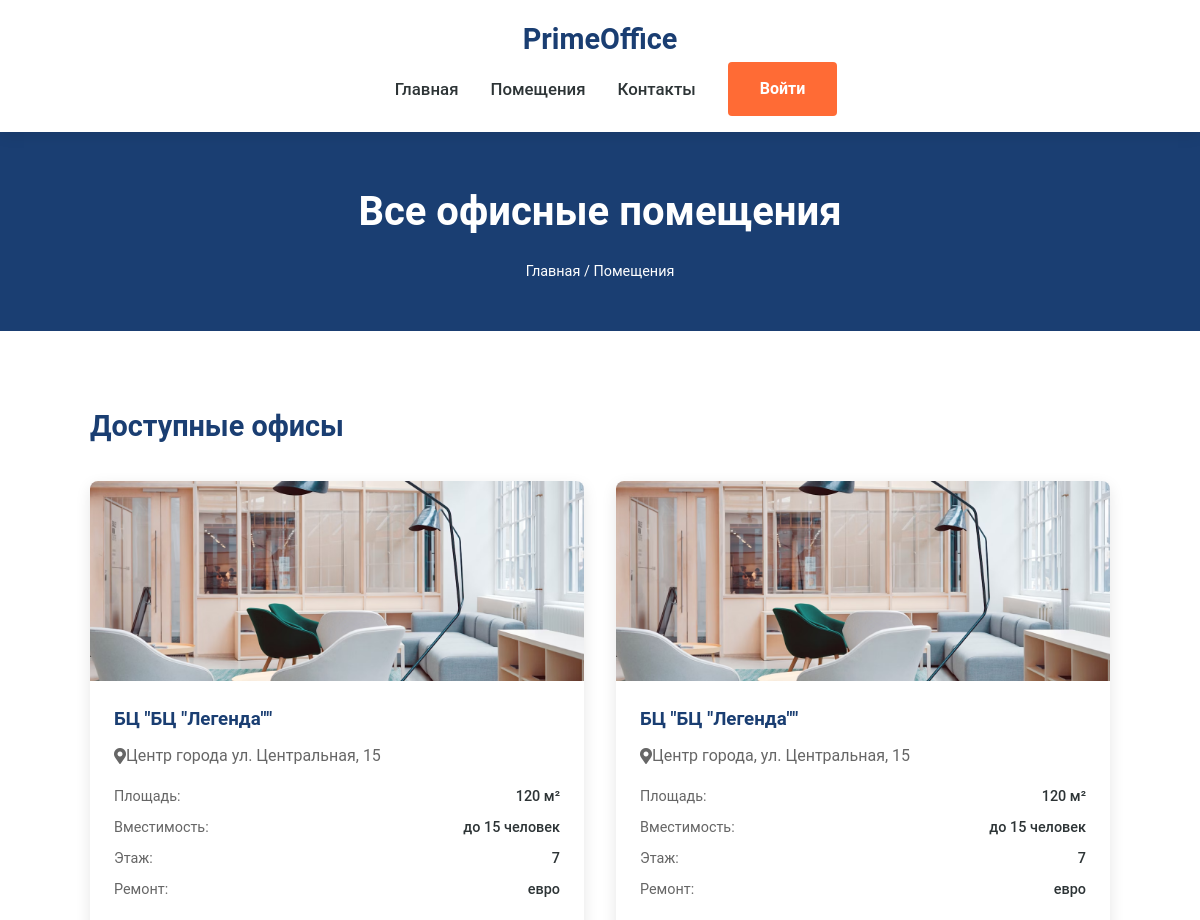
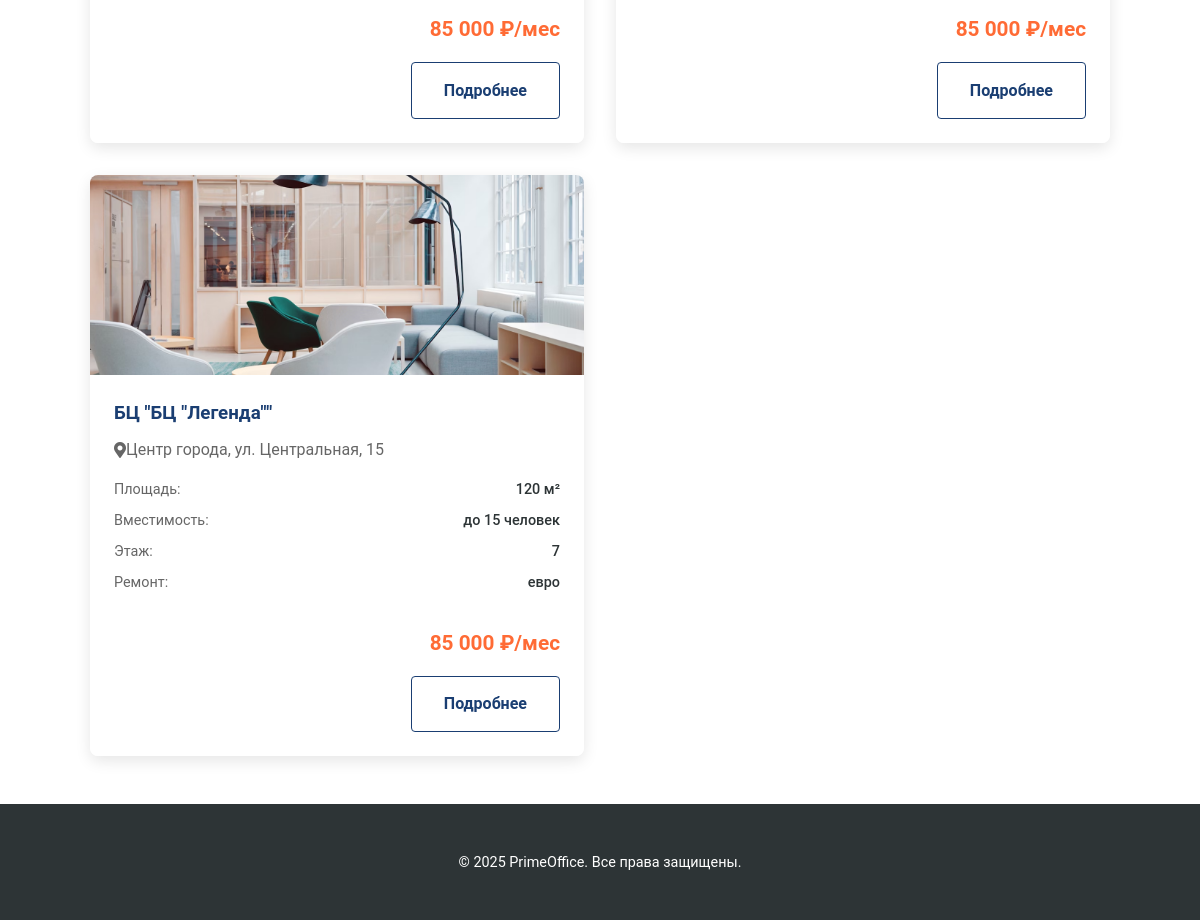
Page /offices.php on the earlier database version (2 pictures, top to bottom).
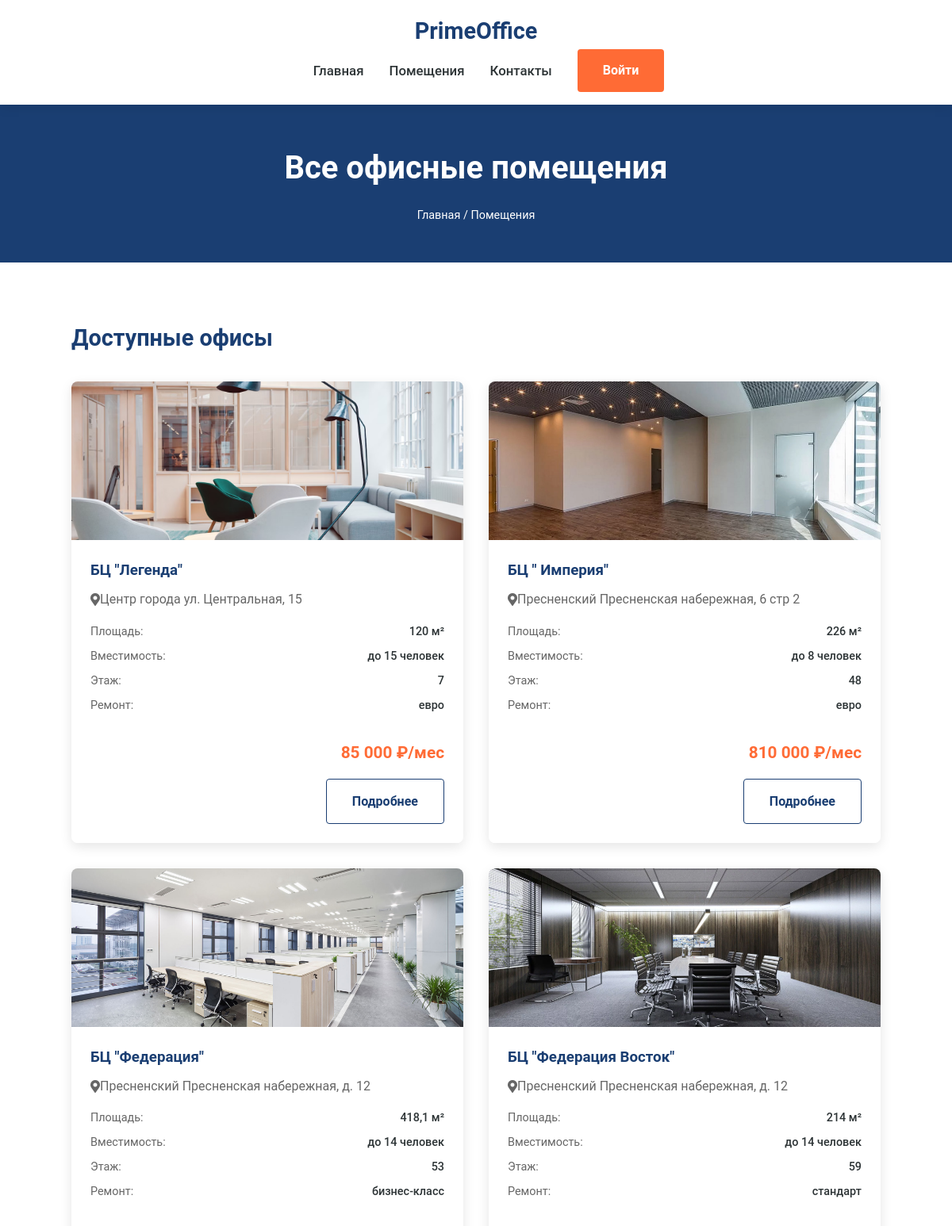
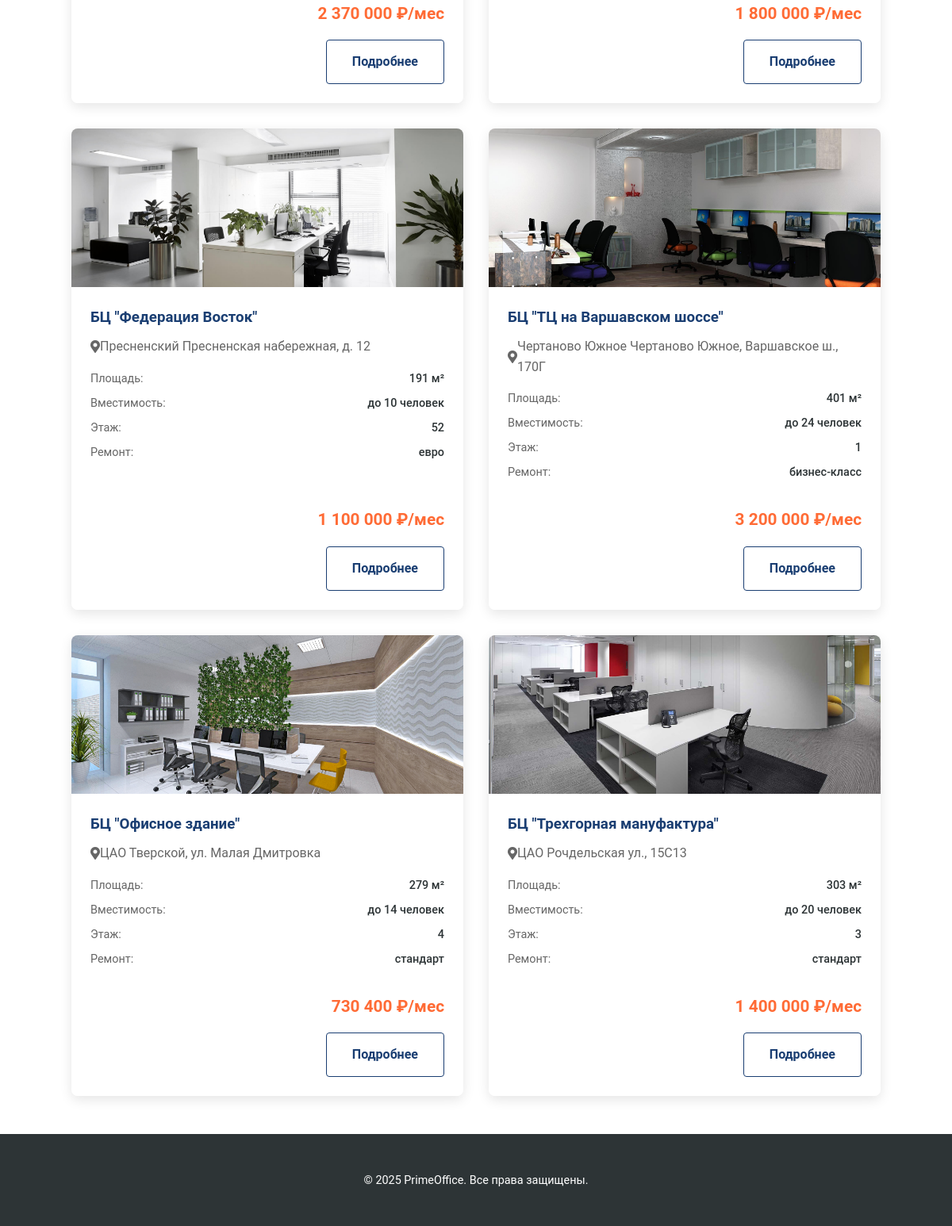
Same page on the later database version (2 pictures, top to bottom).
### tables this page shows
CREATE TABLE `offices` (
  `id` int NOT NULL,
  `business_center` varchar(32) NOT NULL,
  `office_addres` varchar(96) NOT NULL,
  `office_area` varchar(32) NOT NULL,
  `office_square` varchar(32) NOT NULL,
  `office_repair` varchar(32) NOT NULL,
  `office_floor` int NOT NULL,
  `office_capacity` int NOT NULL,
  `office_rent` varchar(32) NOT NULL,
  `image_path` varchar(32) NOT NULL
);

### public/offices.php (the view, shortened to what this page needs)
<?php
include "db.php";
include "header.php";
?>
<!DOCTYPE html>
<html lang="ru">
<head>
    <link rel="stylesheet" href="https://cdnjs.cloudflare.com/ajax/libs/font-awesome/5.15.3/css/all.min.css">
</head>
<body>
    <section class="page-header">
        <div class="container">
            <h1>Все офисные помещения</h1>
            <div class="breadcrumbs">
                <a href="index.php">Главная</a> / <span>Помещения</span>
            </div>
        </div>
    </section>
    <section class="offices">
        <div class="container">
            <h2 class="section-title">Доступные офисы</h2>
            <div class="offices-grid">
                <?php
                $stm=$pdo->query('SELECT * FROM `offices`');
                $offices=$stm->fetchAll();?>
                <?php foreach ($offices as $office){?>
                <div class="office-card">
                    <img src=".\images\office\<?=$office['image_path']?>" alt="Офис в <?=$office['business_center']?>" class="office-img">
                    <div class="office-info">
                        <h3><?='БЦ "'.$office['business_center'].'"'?></h3>
                        <div class="office-location">
                            <i class="fas fa-map-marker-alt"></i><?=$office['office_area'].' '.$office['office_addres']?>
                        </div>
                        <div class="office-features">
                            <div class="feature-item">
                                <span class="feature-name">Площадь:</span>
                                <span class="feature-value"><?=$office['office_square']?> м²</span>
                            </div>
                            <div class="feature-item">
                                <span class="feature-name">Вместимость:</span>
                                <span class="feature-value">до <?=$office['office_capacity']?> человек</span>
                            </div>
                            <div class="feature-item">
                                <span class="feature-name">Этаж:</span>
                                <span class="feature-value"><?=$office['office_floor']?></span>
                            </div>
                            <div class="feature-item">
                                <span class="feature-name">Ремонт:</span>
                                <span class="feature-value"><?=$office['office_repair']?></span>
                            </div>
                        </div>
                        <div class="office-price"><?=$office['office_rent']?> ₽/мес</div>
                        <div class="office-actions">
                            <a href="office_book.php?office=<?=$office['id']?>" class="btn btn-secondary">Подробнее</a>
                        </div>
                    </div>
                </div>
                <?}?>
        </div>
    </section>
    <?php include "footer.php"; ?>
</body>
</html>

### public/header.php (shortened to what this page needs)
<header>
    <div class="container">
        <div class="header-content">
            <a href="index.php" class="logo">PrimeOffice</a>
            <nav>
                <ul>
                    <li><a href="index.php">Главная</a></li>
                    <li><a href="offices.php">Помещения</a></li>
                    <li><a href="index.php#contacts">Контакты</a></li>
                    <?php if (empty($_SESSION['login'])) {
                        echo '<li><a href="login.php" class="btn_header">Войти</a></li>';
                    } else {
                        echo '<li><a href="account.php" class="btn_header">Личный кабинет</a></li>';
                    }?>
                </ul>
            </nav>
        </div>
    </div>
</header>

### public/footer.php (shortened to what this page needs)
<footer>
        <div class="container">
            <p>&copy; 2025 PrimeOffice. Все права защищены.</p>
        </div>
    </footer>

### public/header.php (style rules this page uses)
:root { --primary-color: #1a3e72; --secondary-color: #ff6b35; --accent-color: #004e89; --light-color: #f7f9fc; --dark-color: #2d3436; }
body { font-family: 'Roboto', 'Helvetica Neue', Arial, sans-serif; margin: 0; padding: 0; color: var(--dark-color); line-height: 1.6; }
header { background-color: white; box-shadow: 0 2px 15px rgba(0,0,0,0.1); position: sticky; top: 0; z-index: 100; }
.container { width: 85%; max-width: 1200px; margin: 0 auto; }
.header-content { display: flex; justify-content: space-between; align-items: center; padding: 1rem 0; flex-direction: column; }
.logo { font-size: 1.8rem; font-weight: 700; color: var(--primary-color); text-decoration: none; }
nav ul { display: flex; list-style: none; margin: 0; padding: 0; }
nav ul li { margin-left: 2rem; box-sizing: border-box; }
nav li { display: flex; align-items: center; }
nav ul li a { color: var(--dark-color); text-decoration: none; font-weight: 500; transition: color 0.3s; font-size: 1.05rem; }
.btn_header { display: inline-block; background-color: var(--secondary-color); color: white; padding: 0.9rem 2rem; border-radius: 4px; text-decoration: none; font-weight: 600; transition: all 0.3s; border: none; cursor: pointer; font-size: 1rem; }

### public/offices.php (style rules this page uses)
:root { --primary-color: #1a3e72; --secondary-color: #ff6b35; --accent-color: #004e89; --light-color: #f7f9fc; --dark-color: #2d3436; }
body { font-family: 'Roboto', 'Helvetica Neue', Arial, sans-serif; margin: 0; padding: 0; color: var(--dark-color); line-height: 1.6; }
.page-header { background-color: var(--primary-color); color: white; padding: 3rem 0; text-align: center; }
.page-header h1 { font-size: 2.5rem; margin: 0; }
.breadcrumbs { margin-top: 1rem; font-size: 0.9rem; }
.breadcrumbs a { color: white; text-decoration: none; }
.btn { display: inline-block; background-color: var(--secondary-color); color: white; padding: 0.9rem 2rem; border-radius: 4px; text-decoration: none; font-weight: 600; transition: all 0.3s; border: none; cursor: pointer; font-size: 1rem; }
.btn-secondary { background-color: white; color: var(--primary-color); border: 1px solid var(--primary-color); }
.offices { padding: 3rem 0; }
.section-title { margin-bottom: 2rem; font-size: 1.8rem; color: var(--primary-color); }
.offices-grid { display: grid; grid-template-columns: repeat(auto-fill, minmax(350px, 1fr)); gap: 2rem; }
.office-card { border-radius: 8px; overflow: hidden; box-shadow: 0 5px 15px rgba(0,0,0,0.1); transition: transform 0.3s; display: flex; flex-direction: column; }
.office-img { height: 200px; width: 100%; object-fit: cover; }
.office-info { padding: 1.5rem; background: white; flex-grow: 1; display: flex; flex-direction: column; }
.office-info h3 { margin: 0 0 0.5rem; color: var(--primary-color); }
.office-location { color: #666; margin-bottom: 1rem; display: flex; align-items: center; }
.office-features { margin-bottom: 1.5rem; flex-grow: 1; }
.feature-item { display: flex; justify-content: space-between; margin-bottom: 0.5rem; font-size: 0.9rem; }
.feature-name { color: #666; }
.feature-value { font-weight: 500; }
.office-price { font-weight: 700; color: var(--secondary-color); font-size: 1.3rem; margin-bottom: 1rem; text-align: right; }
.office-actions { display: flex; justify-content: flex-end; align-items: center; }
footer { background-color: var(--dark-color); color: white; text-align: center; padding: 2rem 0; font-size: 0.9rem; }

### public/footer.php (style rules this page uses)
:root { --primary-color: #1a3e72; --secondary-color: #ff6b35; --accent-color: #004e89; --light-color: #f7f9fc; --dark-color: #2d3436; }
body { font-family: 'Roboto', 'Helvetica Neue', Arial, sans-serif; margin: 0; padding: 0; color: var(--dark-color); line-height: 1.6; }
footer { background-color: var(--dark-color); color: white; text-align: center; padding: 2rem 0; font-size: 0.9rem; }

Differences in the rows shown:
removed offices: image_path (picture), business_center "БЦ \"Легенда\"", office_addres "Центр города, ул. Центральная, 15", office_square "120", office_capacity "15", office_floor "7", office_repair "евро", office_rent "85 000"
removed offices: image_path (picture), business_center "БЦ \"Легенда\"", office_addres "Центр города, ул. Центральная, 15", office_square "120", office_capacity "15", office_floor "7", office_repair "евро", office_rent "85 000"
changed offices "Центр города": business_center "БЦ \"Легенда\"" → "Легенда"
added offices: image_path (picture), business_center "Империя", office_area "Пресненский", office_addres "Пресненская набережная, 6 стр 2", office_square "226", office_capacity "8", office_floor "48", office_repair "евро", office_rent "810 000"
added offices: image_path (picture), business_center "Федерация", office_area "Пресненский", office_addres "Пресненская набережная, д. 12", office_square "418,1", office_capacity "14", office_floor "53", office_repair "бизнес-класс", office_rent "2 370 000"
added offices: image_path (picture), business_center "Федерация Восток", office_area "Пресненский", office_addres "Пресненская набережная, д. 12", office_square "214", office_capacity "14", office_floor "59", office_repair "стандарт", office_rent "1 800 000"
added offices: image_path (picture), business_center "Федерация Восток", office_area "Пресненский", office_addres "Пресненская набережная, д. 12", office_square "191", office_capacity "10", office_floor "52", office_repair "евро", office_rent "1 100 000"
added offices: image_path (picture), business_center "ТЦ на Варшавском шоссе", office_area "Чертаново Южное", office_addres "Чертаново Южное, Варшавское ш., 170Г", office_square "401", office_capacity "24", office_floor "1", office_repair "бизнес-класс", office_rent "3 200 000"
added offices: image_path (picture), business_center "Офисное здание", office_area "ЦАО", office_addres "Тверской, ул. Малая Дмитровка", office_square "279", office_capacity "14", office_floor "4", office_repair "стандарт", office_rent "730 400"
added offices: image_path (picture), business_center "Трехгорная мануфактура", office_area "ЦАО", office_addres "Рочдельская ул., 15С13", office_square "303", office_capacity "20", office_floor "3", office_repair "стандарт", office_rent "1 400 000"
